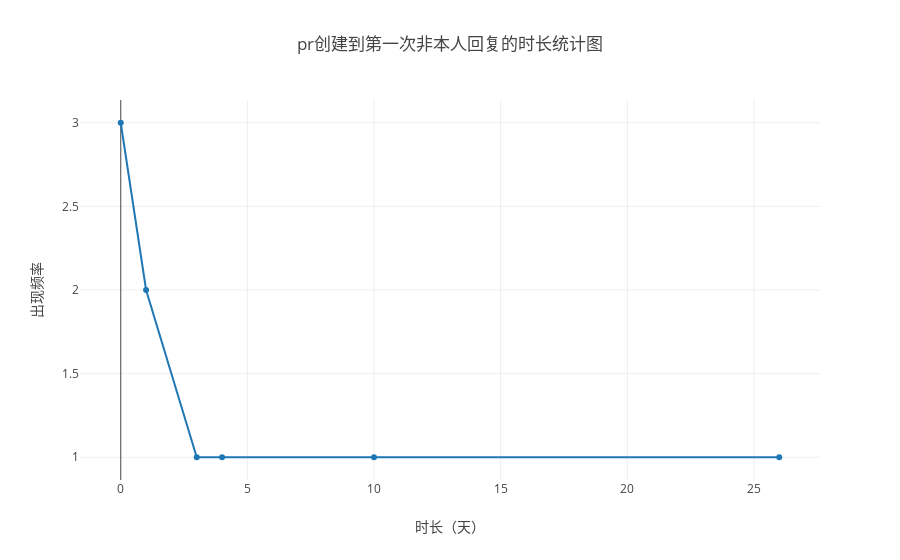

The notebook cell saved with this chart:
### Code cell
//7-pr-正确的
Promise.all(
    years.map(y => { 
       var q=
           `select issue_number,min(dateDiff('day',issue_created_at,pull_review_comment_created_at))  AS length    
           from github_log.year${y} 
                where repo_id='75566993' 
                and type in ('PullRequestReviewCommentEvent')
                and pull_review_comment_author_id <> issue_author_id
                and issue_number in (
                        select issue_number from github_log.year2016 where repo_id='75566993' and type = 'PullRequestReviewCommentEvent' and pull_review_comments = '0'
                        UNION ALL
                        select issue_number from github_log.year2017 where repo_id='75566993' and type = 'PullRequestReviewCommentEvent' and pull_review_comments = '0'
                        UNION ALL
                        select issue_number from github_log.year2018 where repo_id='75566993' and type = 'PullRequestReviewCommentEvent' and pull_review_comments = '0'
                        UNION ALL
                        select issue_number from github_log.year2019 where repo_id='75566993' and type = 'PullRequestReviewCommentEvent' and pull_review_comments = '0'
                        UNION ALL
                        select issue_number from github_log.year2020 where repo_id='75566993' and type = 'PullRequestReviewCommentEvent' and pull_review_comments = '0'
                        UNION ALL
                        select issue_number from github_log.year2021 where repo_id='75566993' and type = 'PullRequestReviewCommentEvent' and pull_review_comments = '0'
                        UNION ALL
                        select issue_number from github_log.year2022 where repo_id='75566993' and type = 'PullRequestReviewCommentEvent' and pull_review_comments = '0'
                )
                group by issue_number
            `;
        return openDigger.driver.clickhouse.query(q);
    })
).then(data=>{
    var number_list = [],  pr_list_length=[]; 
    var count=0;
    data.forEach(d=>{
        d.forEach(item=>{
            if(item.length!=0)
            {
                //console.log(item);
                count++;
            }
        var flag=0;
        for(var i=0;i<number_list.length;i++)
        {
            if(number_list[i]==item.issue_number)
            {
                  flag=1;
            }    
        }
        if(flag==0)
        {
            number_list.push(item.issue_number);
            pr_list_length.push(Number(item.length));
        }
        });  
    });
    
    //console.log(length_list);
     pr_list_length.sort(function(a,b){return a-b;});
    //console.log(length_list);
    
    var mid_value,mid_index,sum,average;
    mid_index= pr_list_length.length/2;
    sum=0;
    if( pr_list_length.length%2==0){
        mid_value=( pr_list_length[mid_index]+ pr_list_length[mid_index+1])/2;
    }else{        
        mid_index-=0.5;
        mid_value= pr_list_length[mid_index+1];
    }
    for(var i=0;i< pr_list_length.length;i++){
          sum+= pr_list_length[i];
    }
    average=sum/ pr_list_length.length;
    //console.log("sum"+sum);
    console.log('average:'+average);
    console.log('mid_value:'+mid_value);
    // console.log("count非0："+count);
    // console.log("count all:"+length_list.length);
    
    //pr_list_length.sort(function(a,b){return a-b;});
    
    var pr_current_value=pr_list_length[0];
    var x_pr_length_value=[],y_pr_count=[],pr_index=0;
    x_pr_length_value.push(pr_current_value);
    y_pr_count.push(Number(1));
    for(var i=1;i<pr_list_length.length;i++)
    {
        if(pr_list_length[i]==pr_current_value){
            y_pr_count[pr_index]++;
        }else{
            pr_current_value=pr_list_length[i];
            x_pr_length_value.push(pr_list_length[i]);
            y_pr_count.push(Number(1));            
            pr_index++;
        }            
    }


    openDigger.render.plotly([
        
        {x: x_pr_length_value, y: y_pr_count, mode: 'scatter', name: 'pr创建到第一次非本人回复'}],
                             { 
        title: 'pr创建到第一次非本人回复的时长统计图',
        xaxis: {title: '时长（天）'},
        yaxis: {title:'出现频率'}
    }   
    );
    
});

### Figure 1 — Plotly figure (JSON) as saved in the notebook; plotly's stock layout.template omitted (floating-point values rounded to 4 significant figures)
{"data": [{"mode": "scatter", "name": "pr创建到第一次非本人回复", "x": [0, 1, 3, 4, 10, 26], "y": [3, 2, 1, 1, 1, 1]}], "layout": {"autosize": true, "title": {"text": "pr创建到第一次非本人回复的时长统计图"}, "xaxis": {"autorange": true, "range": [-1.588, 27.59], "title": {"text": "时长（天）"}, "type": "linear"}, "yaxis": {"autorange": true, "range": [0.835, 3.165], "title": {"text": "出现频率"}, "type": "linear"}}}
